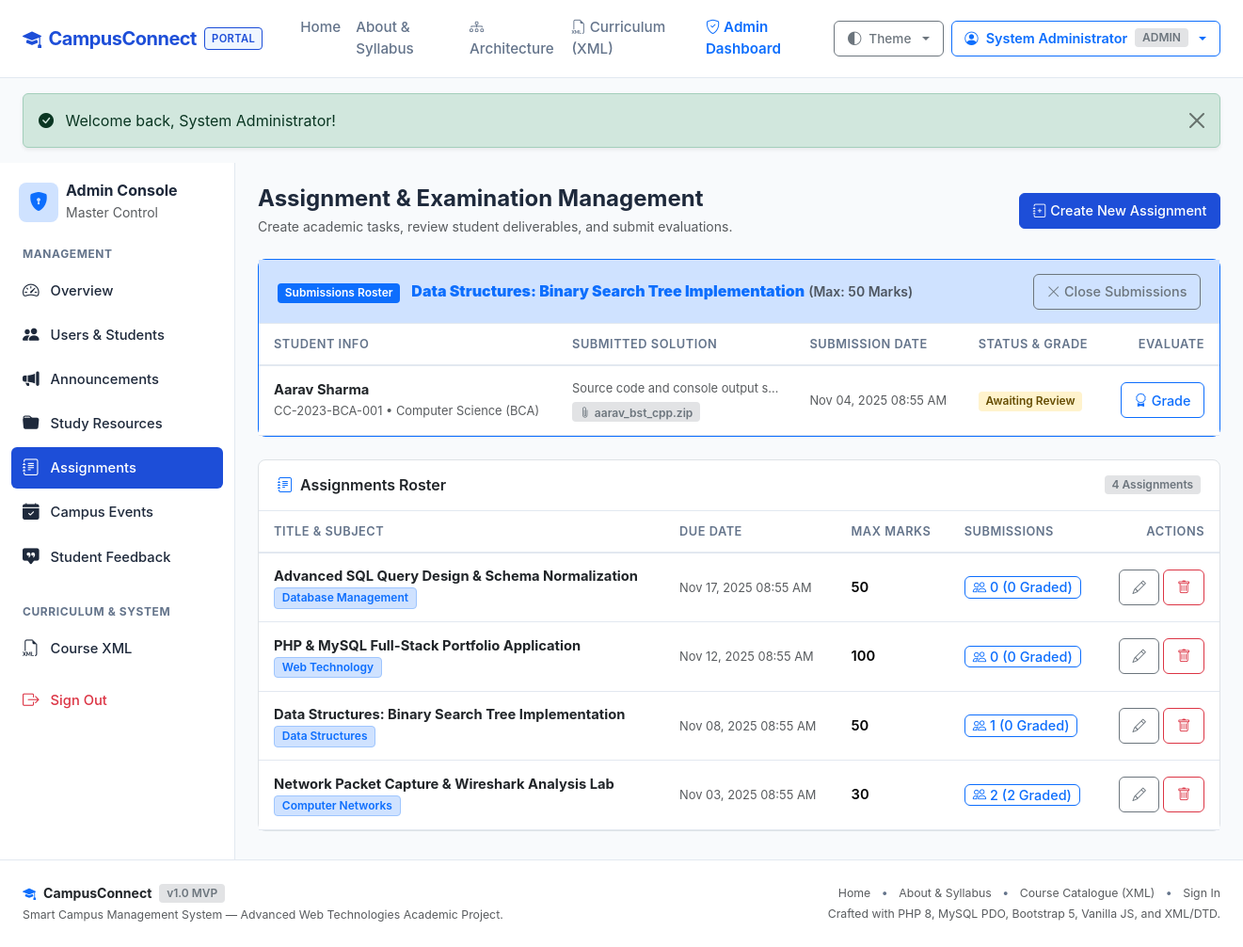
Page /admin/assignments.php?view_submissions=2 (signed in) on the committed database.
### tables this page shows
CREATE TABLE `assignments` (
  `id` INT AUTO_INCREMENT PRIMARY KEY,
  `title` VARCHAR(200) NOT NULL,
  `description` TEXT NULL,
  `subject` VARCHAR(100) NOT NULL,
  `due_date` DATETIME NOT NULL,
  `max_marks` INT NOT NULL DEFAULT 100,
  `created_by` INT NOT NULL,
  `created_at` TIMESTAMP DEFAULT CURRENT_TIMESTAMP,
  FOREIGN KEY (`created_by`) REFERENCES `users`(`id`) ON DELETE CASCADE,
  INDEX `idx_assignments_due` (`due_date`),
  INDEX `idx_assignments_subject` (`subject`)
);

CREATE TABLE `assignment_submissions` (
  `id` INT AUTO_INCREMENT PRIMARY KEY,
  `assignment_id` INT NOT NULL,
  `student_id` INT NOT NULL,
  `file_path` VARCHAR(255) NULL,
  `file_name` VARCHAR(255) NULL,
  `submission_notes` TEXT NULL,
  `status` ENUM('pending', 'submitted', 'graded') NOT NULL DEFAULT 'submitted',
  `grade` VARCHAR(10) NULL,
  `feedback` TEXT NULL,
  `submitted_at` TIMESTAMP DEFAULT CURRENT_TIMESTAMP,
  `updated_at` TIMESTAMP DEFAULT CURRENT_TIMESTAMP ON UPDATE CURRENT_TIMESTAMP,
  FOREIGN KEY (`assignment_id`) REFERENCES `assignments`(`id`) ON DELETE CASCADE,
  FOREIGN KEY (`student_id`) REFERENCES `users`(`id`) ON DELETE CASCADE,
  UNIQUE KEY `unique_student_assignment` (`assignment_id`, `student_id`),
  INDEX `idx_submissions_status` (`status`)
);

CREATE TABLE `users` (
  `id` INT AUTO_INCREMENT PRIMARY KEY,
  `name` VARCHAR(100) NOT NULL,
  `email` VARCHAR(150) NOT NULL UNIQUE,
  `password_hash` VARCHAR(255) NOT NULL,
  `role` ENUM('student', 'admin') NOT NULL DEFAULT 'student',
  `department` VARCHAR(100) NULL,
  `roll_number` VARCHAR(50) NULL,
  `phone` VARCHAR(20) NULL,
  `created_at` TIMESTAMP DEFAULT CURRENT_TIMESTAMP,
  `updated_at` TIMESTAMP DEFAULT CURRENT_TIMESTAMP ON UPDATE CURRENT_TIMESTAMP,
  INDEX `idx_users_role` (`role`),
  INDEX `idx_users_email` (`email`)
);

### includes/functions.php (called while the page is built, shortened)
<?php
function base_url(): string {
    static $base = null;
    if ($base !== null) {
        return $base;
    }
    $scriptName = $_SERVER['SCRIPT_NAME'] ?? '';
    $dir = dirname($scriptName);
    $dir = str_replace('\\', '/', $dir);
    $subfolders = ['/student', '/admin', '/api', '/actions', '/scripts', '/includes', '/xml'];
    foreach ($subfolders as $sub) {
        if (str_ends_with($dir, $sub)) {
            $dir = substr($dir, 0, -strlen($sub));
            break;
        }
    }
    $base = rtrim($dir, '/');
    return $base;
}
function url(string $path = ''): string {
    $cleanPath = ltrim($path, '/');
    $base = base_url();
    if ($base === '' || $base === '/') {
        return '/' . $cleanPath;
    }
    return $base . '/' . $cleanPath;
}
function e(?string $string): string {
    return htmlspecialchars($string, ENT_QUOTES | ENT_SUBSTITUTE, 'UTF-8');
}
function format_date(?string $dateTimeStr, string $format = 'M d, Y'): string {
    $timestamp = strtotime($dateTimeStr);
    return $timestamp ? date($format, $timestamp) : '—';
}

### admin/assignments.php (the view, shortened to what this page needs)
<?php
require_once dirname(__DIR__) . '/includes/functions.php';
$assignments = [];
try {
    $pdo = get_db_connection();
    $stmt = $pdo->query("
        SELECT a.id, a.title, a.subject, a.description, a.due_date, a.max_marks, a.created_at,
               COUNT(s.id) as total_submissions,
               SUM(CASE WHEN s.status = 'graded' THEN 1 ELSE 0 END) as graded_count
        FROM assignments a
        LEFT JOIN assignment_submissions s ON a.id = s.assignment_id
        GROUP BY a.id
        ORDER BY a.due_date DESC
    ");
    $assignments = $stmt->fetchAll();
} catch (Exception $e) {
    error_log('Fetch assignments error: ' . $e->getMessage());
}
$viewAssignmentId = (int)($_GET['view_submissions'] ?? 0);
$submissions = [];
$viewAssignment = null;
if ($viewAssignmentId > 0) {
    try {
        $pdo = get_db_connection();
        $stmtAsg = $pdo->prepare("SELECT id, title, subject, max_marks FROM assignments WHERE id = ?");
        $stmtAsg->execute([$viewAssignmentId]);
        $viewAssignment = $stmtAsg->fetch();
        if ($viewAssignment) {
            $stmtSubs = $pdo->prepare("
                SELECT s.id, s.student_id, s.file_path, s.file_name, s.submission_notes, s.status, s.grade, s.feedback, s.submitted_at,
                       u.name as student_name, u.email as student_email, u.roll_number, u.department
                FROM assignment_submissions s
                JOIN users u ON s.student_id = u.id
                WHERE s.assignment_id = ?
                ORDER BY s.submitted_at DESC
            ");
            $stmtSubs->execute([$viewAssignmentId]);
            $submissions = $stmtSubs->fetchAll();
        }
    } catch (Exception $e) {
        error_log('Submissions error: ' . $e->getMessage());
    }
}
require_once dirname(__DIR__) . '/includes/header.php';
?>
<div class="portal-container">
  <?php require_once dirname(__DIR__) . '/includes/admin_sidebar.php'; ?>
  <main class="portal-content">
    <div class="d-flex flex-wrap justify-content-between align-items-center mb-4 gap-2">
      <div>
        <h4 class="fw-bold mb-1">Assignment & Examination Management</h4>
        <p class="text-muted small mb-0">Create academic tasks, review student deliverables, and submit evaluations.</p>
      </div>
      <div>
        <button type="button" class="btn btn-primary" data-bs-toggle="modal" data-bs-target="#createAsgModal">
          <i class="bi bi-journal-plus me-1"></i>Create New Assignment
        </button>
      </div>
    </div>
    <?php if ($viewAssignment): ?>
      <div class="card card-custom mb-4 shadow-none border border-primary">
        <div class="card-header-clean bg-primary-subtle">
          <div>
            <span class="badge bg-primary text-white me-2">Submissions Roster</span>
            <strong class="text-primary"><?= e($viewAssignment['title']) ?></strong>
            <span class="small text-muted">(Max: <?= e($viewAssignment['max_marks']) ?> Marks)</span>
          </div>
          <a href="<?= url('admin/assignments.php') ?>" class="btn btn-sm btn-outline-secondary">
            <i class="bi bi-x-lg me-1"></i>Close Submissions
          </a>
        </div>
        <div class="card-body p-0">
          <div class="table-responsive">
            <table class="table table-custom mb-0 align-middle">
              <thead>
                <tr>
                  <th>Student Info</th>
                  <th>Submitted Solution</th>
                  <th>Submission Date</th>
                  <th>Status & Grade</th>
                  <th class="text-end">Evaluate</th>
                </tr>
              </thead>
              <tbody>
                <?php if (empty($submissions)): ?>
                  <tr>
                    <td colspan="5" class="text-center py-4 text-muted">No student submissions received yet for this assignment.</td>
                  </tr>
                <?php else: ?>
                  <?php foreach ($submissions as $sub): ?>
                    <tr>
                      <td>
                        <div class="fw-bold text-body"><?= e($sub['student_name']) ?></div>
                        <small class="text-muted"><?= e($sub['roll_number']) ?> &bull; <?= e($sub['department']) ?></small>
                      </td>
                      <td style="max-width: 250px;">
                        <?php if ($sub['submission_notes']): ?>
                          <div class="small text-muted text-truncate mb-1"><?= e($sub['submission_notes']) ?></div>
                        <?php endif; ?>
                        <?php if ($sub['file_path']): ?>
                          <a href="<?= url($sub['file_path']) ?>" target="_blank" class="badge bg-secondary-subtle text-secondary text-decoration-none">
                            <i class="bi bi-paperclip me-1"></i><?= e($sub['file_name'] ?: 'Download Solution File') ?>
                          </a>
                        <?php else: ?>
                          <small class="text-muted fst-italic">No file attached</small>
                        <?php endif; ?>
                      </td>
                      <td><small class="text-muted"><?= format_date($sub['submitted_at'], 'M d, Y h:i A') ?></small></td>
                      <td>
                        <?php if ($sub['status'] === 'graded'): ?>
                          <span class="badge bg-success-subtle text-success">Graded: <?= e($sub['grade']) ?></span>
                        <?php else: ?>
                          <span class="badge bg-warning-subtle text-warning-emphasis">Awaiting Review</span>
                        <?php endif; ?>
                      </td>
                      <td class="text-end">
                        <button type="button" class="btn btn-sm btn-outline-primary" data-bs-toggle="modal" data-bs-target="#gradeModal-<?= $sub['id'] ?>">
                          <i class="bi bi-award me-1"></i><?= ($sub['status'] === 'graded') ? 'Re-Grade' : 'Grade' ?>
                        </button>
                      </td>
                    </tr>
                  <?php endforeach; ?>
                <?php endif; ?>
              </tbody>
            </table>
          </div>
        </div>
      </div>
    <?php endif; ?>
    <div class="card card-custom shadow-none border">
      <div class="card-header-clean">
        <span class="text-body"><i class="bi bi-journal-text text-primary me-2"></i>Assignments Roster</span>
        <span class="badge bg-secondary-subtle text-secondary"><?= count($assignments) ?> Assignments</span>
      </div>
      <div class="card-body p-0">
        <div class="table-responsive">
          <table class="table table-custom mb-0 align-middle">
            <thead>
              <tr>
                <th>Title & Subject</th>
                <th>Due Date</th>
                <th>Max Marks</th>
                <th>Submissions</th>
                <th class="text-end">Actions</th>
              </tr>
            </thead>
            <tbody>
              <?php if (empty($assignments)): ?>
                <tr>
                  <td colspan="5" class="text-center py-4 text-muted">No assignments created yet.</td>
                </tr>
              <?php else: ?>
                <?php foreach ($assignments as $asg): ?>
                  <tr>
                    <td>
                      <div class="fw-bold text-body"><?= e($asg['title']) ?></div>
                      <span class="badge bg-primary-subtle text-primary border border-primary-subtle small"><?= e($asg['subject']) ?></span>
                    </td>
                    <td>
                      <small class="text-muted"><?= format_date($asg['due_date'], 'M d, Y h:i A') ?></small>
                    </td>
                    <td><span class="fw-semibold"><?= e($asg['max_marks']) ?></span></td>
                    <td>
                      <a href="<?= url('admin/assignments.php?view_submissions=' . $asg['id']) ?>" class="btn btn-sm btn-outline-primary py-0 px-2 small">
                        <i class="bi bi-people me-1"></i><?= (int)$asg['total_submissions'] ?> (<?= (int)$asg['graded_count'] ?> Graded)
                      </a>
                    </td>
                    <td class="text-end">
                      <div class="d-inline-flex gap-1">
                        <button type="button" class="btn btn-sm btn-outline-secondary" data-bs-toggle="modal" data-bs-target="#editAsgModal-<?= $asg['id'] ?>">
                          <i class="bi bi-pencil"></i>
                        </button>
                        <form method="POST" action="<?= url('admin/assignments.php') ?>" class="d-inline">
                          <button type="submit" class="btn btn-sm btn-outline-danger" data-confirm="Are you sure you want to delete assignment '<?= e($asg['title']) ?>'?">
                            <i class="bi bi-trash"></i>
                          </button>
                        </form>
                      </div>
                    </td>
                  </tr>
                <?php endforeach; ?>
              <?php endif; ?>
            </tbody>
          </table>
        </div>
      </div>
    </div>
  </main>
</div>
<?php require_once dirname(__DIR__) . '/includes/footer.php'; ?>

### assets/css/style.css (style rules this page uses)
:root { --cc-primary: #1d4ed8; --cc-primary-hover: #1e40af; --cc-primary-subtle: #eff6ff; --cc-accent: #2563eb; --cc-body-bg: #f8fafc; --cc-card-bg: #ffffff; --cc-card-border: #e2e8f0; --cc-text-main: #1e293b; --cc-text-muted: #64748b; --cc-sidebar-bg: #ffffff; --cc-sidebar-border: #e2e8f0; --font-stack: -apple-system, BlinkMacSystemFont, "Segoe UI", Roboto, "Helvetica Neue", Arial, sans-serif; }
body { font-family: var(--font-stack); background-color: var(--cc-body-bg); color: var(--cc-text-main); min-height: 100vh; display: flex; flex-direction: column; -webkit-font-smoothing: antialiased; }
main { flex: 1 0 auto; }
.card-custom { background-color: var(--cc-card-bg); border: 1px solid var(--cc-card-border); border-radius: 8px; box-shadow: 0 1px 3px rgba(0, 0, 0, 0.05); transition: border-color 0.15s ease; }
.card-header-clean { background-color: transparent; border-bottom: 1px solid var(--cc-card-border); padding: 0.9rem 1.25rem; font-weight: 600; display: flex; align-items: center; justify-content: space-between; }
.portal-container { display: flex; min-height: calc(100vh - 60px); }
.portal-content { flex-grow: 1; padding: 1.5rem; max-width: 100%; overflow-x: hidden; }
.table-custom { width: 100%; border-collapse: collapse; }
.table-custom th { font-size: 0.8rem; font-weight: 600; text-transform: uppercase; letter-spacing: 0.04em; color: var(--cc-text-muted); background-color: var(--cc-card-bg); border-bottom: 2px solid var(--cc-card-border); padding: 0.75rem 1rem; }
.table-custom td { padding: 0.85rem 1rem; border-bottom: 1px solid var(--cc-card-border); vertical-align: middle; font-size: 0.92rem; }
.btn { font-weight: 500; border-radius: 6px; padding: 0.45rem 0.85rem; font-size: 0.9rem; }
.btn-primary { background-color: var(--cc-primary); border-color: var(--cc-primary); }
.badge { font-weight: 600; font-size: 0.75rem; padding: 0.35em 0.65em; border-radius: 4px; }

### rows in the picture
assignments: title "Data Structures: Binary Search Tree Implementation", max_marks "50", subject "Data Structures", due_date "Nov 08, 2025 08:55 AM", total_submissions "1", graded_count "0"
assignment_submissions: student.name "Aarav Sharma", student.roll_number "CC-2023-BCA-001", student.department "Computer Science (BCA)", submission_notes "Source code and console output s…", file_name "aarav_bst_cpp.zip", submitted_at "Nov 04, 2025 08:55 AM", status "Awaiting Review"
assignments: title "Advanced SQL Query Design & Schema Normalization", subject "Database Management", due_date "Nov 17, 2025 08:55 AM", max_marks "50", total_submissions "0", graded_count "0"
assignments: title "PHP & MySQL Full-Stack Portfolio Application", subject "Web Technology", due_date "Nov 12, 2025 08:55 AM", max_marks "100", total_submissions "0", graded_count "0"
assignments: title "Network Packet Capture & Wireshark Analysis Lab", subject "Computer Networks", due_date "Nov 03, 2025 08:55 AM", max_marks "30", total_submissions "2", graded_count "2"

### other values in the picture
$currentUser['name'] "System Administrator"
$currentUser['role'] "ADMIN"
$flash['message'] "Welcome back, System Administrator!"
count($assignments) "4"
